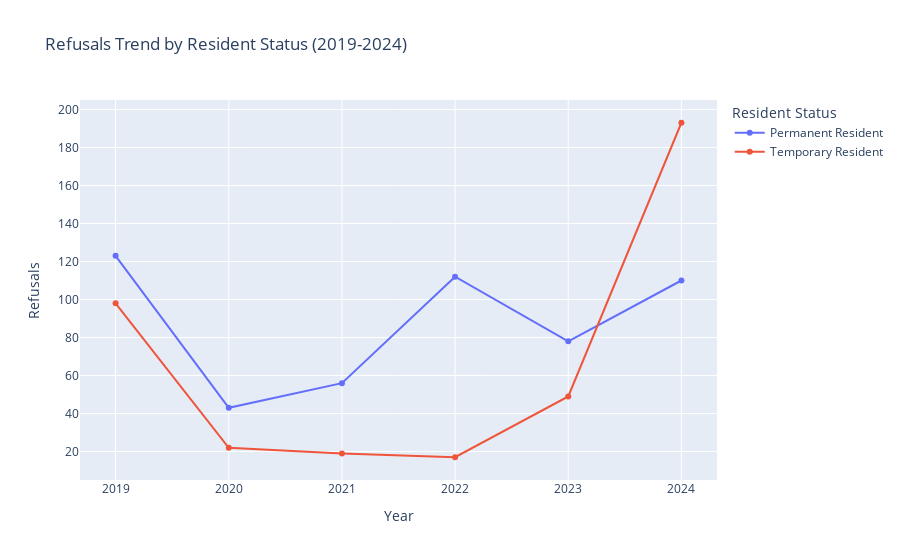

The cell this chart's notebook holds for it:
### Markdown cell above
### 4.2 Trend by Resident Status

### Code cell
# Line chart of refusals by resident status over years
year_resident = df_summary.groupby(['year','resident'])['count'].sum().reset_index()
fig3 = px.line(year_resident, x='year', y='count', color='resident', markers=True,
               labels={'year':'Year','count':'Refusals','resident':'Resident Status'},
               title='Refusals Trend by Resident Status (2019-2024)')
fig3.show()

### Figure 1 — Plotly figure (JSON) as saved in the notebook; plotly's stock layout.template omitted (floating-point values rounded to 4 significant figures)
{"data": [{"hovertemplate": "Resident Status=Permanent Resident<br>Year=%{x}<br>Refusals=%{y}<extra></extra>", "legendgroup": "Permanent Resident", "line": {"color": "#636efa", "dash": "solid"}, "marker": {"symbol": "circle"}, "mode": "lines+markers", "name": "Permanent Resident", "orientation": "v", "showlegend": true, "type": "scatter", "x": [2019, 2020, 2021, 2022, 2023, 2024], "xaxis": "x", "y": [123, 43, 56, 112, 78, 110], "yaxis": "y"}, {"hovertemplate": "Resident Status=Temporary Resident<br>Year=%{x}<br>Refusals=%{y}<extra></extra>", "legendgroup": "Temporary Resident", "line": {"color": "#EF553B", "dash": "solid"}, "marker": {"symbol": "circle"}, "mode": "lines+markers", "name": "Temporary Resident", "orientation": "v", "showlegend": true, "type": "scatter", "x": [2019, 2020, 2021, 2022, 2023, 2024], "xaxis": "x", "y": [98, 22, 19, 17, 49, 193], "yaxis": "y"}], "layout": {"legend": {"title": {"text": "Resident Status"}, "tracegroupgap": 0}, "title": {"text": "Refusals Trend by Resident Status (2019-2024)"}, "xaxis": {"anchor": "y", "domain": [0, 1], "title": {"text": "Year"}}, "yaxis": {"anchor": "x", "domain": [0, 1], "title": {"text": "Refusals"}}}}
